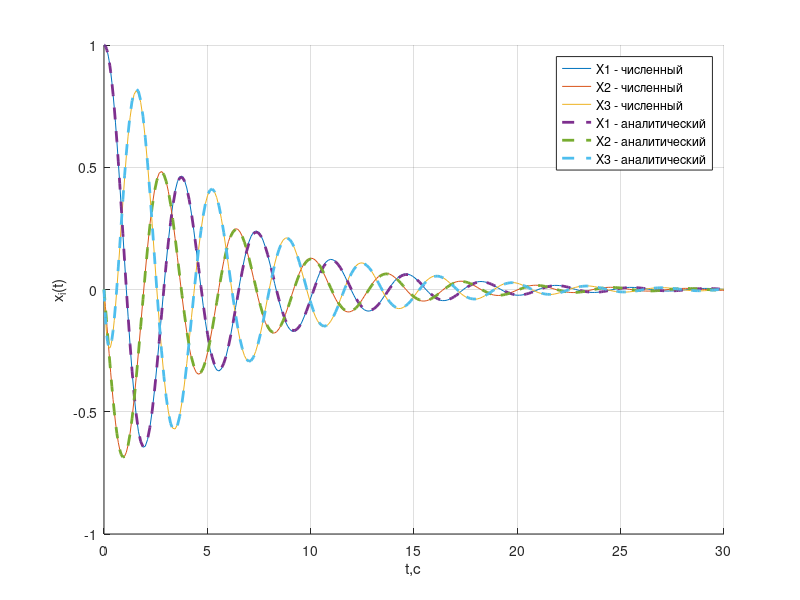

Write the MATLAB code that produced this figure.
clear all;
% variant 17
%численное решение
x10 = 1; x20 = 0; x30 = 0;
t_end = 30;
fun = @(t,x) [2*x(2); -1*x(1) + 0.5*x(3); -2*x(1)-4*x(2)-3*x(3)];
[t,X] = ode45(fun, [0 t_end], [x10, x20, x30]);
%аналитическое решение
x = zeros(length(t), 3);
x(:,1) = 0.114.*exp(-2.63*t) + 0.268.*exp(-0.185*t).*sin(1.73*t) + 0.886.*exp(-0.185*t).*cos(1.73*t);
x(:,2) = -0.153.*exp(-2.63*t) - 0.794.*exp(-0.185*t).*sin(1.73*t) + 0.153.*exp(-0.185*t).*cos(1.73*t);
x(:,3) = 1.04.*exp(-2.63*t) + 0.314.*exp(-0.185*t).*sin(1.73*t) - 1.04.*exp(-0.185*t).*cos(1.73*t);
%построение графиков
figure('color','white');
grid on; hold on;
plot(t,X, '-');
plot(t,x, '--', 'LineWidth',2);
xlabel('t,с');
ylabel('x_i(t)')
legend("X1 - численный", "X2 - численный", "X3 - численный","X1 - аналитический", "X2 - аналитический", "X3 - аналитический");
